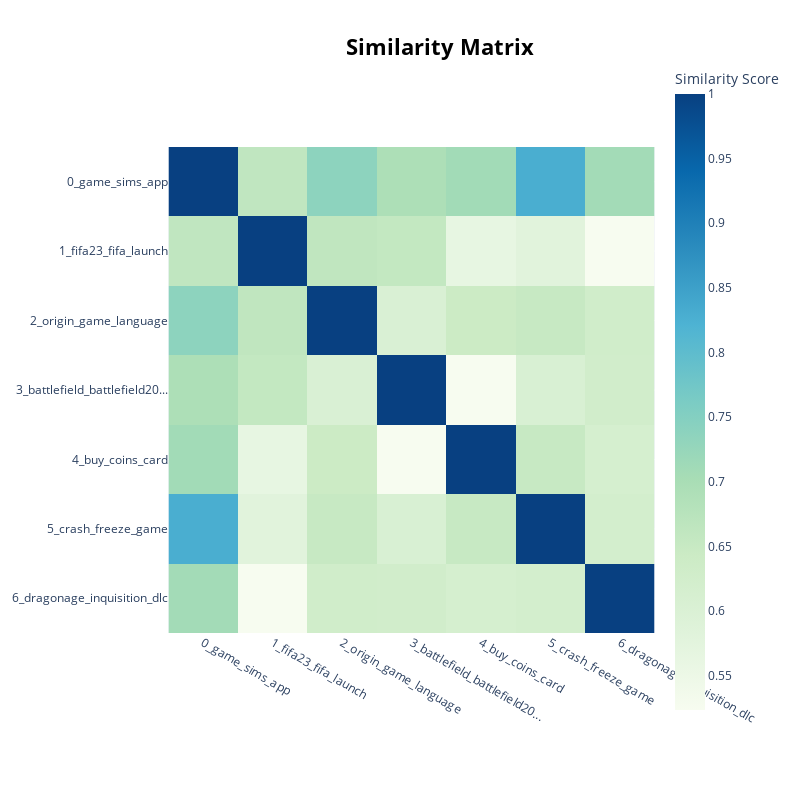

Notebook code cell kept with this figure:
### Code cell
topic_model.visualize_heatmap()

### Figure 1 — Plotly figure (JSON) as saved in the notebook; plotly's stock layout.template omitted (floating-point values rounded to 4 significant figures)
{"data": [{"coloraxis": "coloraxis", "hovertemplate": "x: %{x}<br>y: %{y}<br>Similarity Score: %{z}<extra></extra>", "name": "0", "type": "heatmap", "x": ["0_game_sims_app", "1_fifa23_fifa_launch", "2_origin_game_language", "3_battlefield_battlefield20...", "4_buy_coins_card", "5_crash_freeze_game", "6_dragonage_inquisition_dlc"], "xaxis": "x", "y": ["0_game_sims_app", "1_fifa23_fifa_launch", "2_origin_game_language", "3_battlefield_battlefield20...", "4_buy_coins_card", "5_crash_freeze_game", "6_dragonage_inquisition_dlc"], "yaxis": "y", "z": [[1, 0.6618, 0.7384, 0.6936, 0.7097, 0.8288, 0.7084], [0.6618, 1.0, 0.6632, 0.6574, 0.5641, 0.5799, 0.5242], [0.7384, 0.6632, 1.0, 0.6025, 0.6432, 0.651, 0.6299], [0.6936, 0.6574, 0.6025, 1.0, 0.5234, 0.6055, 0.6274], [0.7097, 0.5641, 0.6432, 0.5234, 1.0, 0.6501, 0.6152], [0.8288, 0.5799, 0.651, 0.6055, 0.6501, 1.0, 0.6212], [0.7084, 0.5242, 0.6299, 0.6274, 0.6152, 0.6212, 1.0]]}], "layout": {"coloraxis": {"colorbar": {"title": {"text": "Similarity Score"}}, "colorscale": [[0, "rgb(247,252,240)"], [0.125, "rgb(224,243,219)"], [0.25, "rgb(204,235,197)"], [0.375, "rgb(168,221,181)"], [0.5, "rgb(123,204,196)"], [0.625, "rgb(78,179,211)"], [0.75, "rgb(43,140,190)"], [0.875, "rgb(8,104,172)"], [1, "rgb(8,64,129)"]]}, "height": 800, "hoverlabel": {"bgcolor": "white", "font": {"family": "Rockwell", "size": 16}}, "legend": {"title": {"text": "Trend"}}, "margin": {"t": 60}, "showlegend": true, "title": {"font": {"color": "Black", "size": 22}, "text": "<b>Similarity Matrix</b>", "x": 0.55, "xanchor": "center", "y": 0.95, "yanchor": "top"}, "width": 800, "xaxis": {"anchor": "y", "constrain": "domain", "domain": [0, 1], "scaleanchor": "y"}, "yaxis": {"anchor": "x", "autorange": "reversed", "constrain": "domain", "domain": [0, 1]}}}
